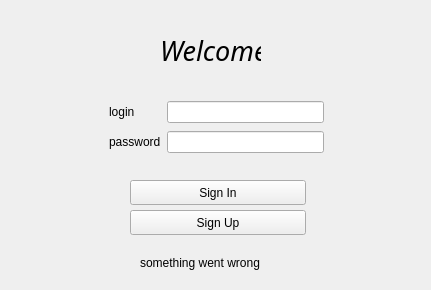
<?xml version="1.0" encoding="UTF-8"?>
<ui version="4.0">
 <class>MainWindow</class>
 <widget class="QMainWindow" name="MainWindow">
  <property name="geometry">
   <rect>
    <x>0</x>
    <y>0</y>
    <width>431</width>
    <height>290</height>
   </rect>
  </property>
  <property name="windowTitle">
   <string>MainWindow</string>
  </property>
  <widget class="QWidget" name="centralwidget">
   <widget class="QFrame" name="gridFrame">
    <property name="enabled">
     <bool>true</bool>
    </property>
    <property name="geometry">
     <rect>
      <x>100</x>
      <y>90</y>
      <width>233</width>
      <height>74</height>
     </rect>
    </property>
    <property name="minimumSize">
     <size>
      <width>0</width>
      <height>74</height>
     </size>
    </property>
    <property name="acceptDrops">
     <bool>false</bool>
    </property>
    <property name="inputMethodHints">
     <set>Qt::ImhNone</set>
    </property>
    <layout class="QGridLayout" name="gridLayout">
     <item row="0" column="0">
      <widget class="QLabel" name="label">
       <property name="text">
        <string>login</string>
       </property>
      </widget>
     </item>
     <item row="0" column="1">
      <widget class="QLineEdit" name="lineEdit"/>
     </item>
     <item row="1" column="0">
      <widget class="QLabel" name="label_2">
       <property name="text">
        <string>password</string>
       </property>
      </widget>
     </item>
     <item row="1" column="1">
      <widget class="QLineEdit" name="lineEdit_2">
       <property name="frame">
        <bool>true</bool>
       </property>
       <property name="dragEnabled">
        <bool>false</bool>
       </property>
       <property name="clearButtonEnabled">
        <bool>false</bool>
       </property>
      </widget>
     </item>
    </layout>
   </widget>
   <widget class="QPushButton" name="pushButton_2">
    <property name="geometry">
     <rect>
      <x>130</x>
      <y>180</y>
      <width>176</width>
      <height>25</height>
     </rect>
    </property>
    <property name="text">
     <string>Sign In</string>
    </property>
   </widget>
   <widget class="QPushButton" name="pushButton_3">
    <property name="geometry">
     <rect>
      <x>130</x>
      <y>210</y>
      <width>176</width>
      <height>25</height>
     </rect>
    </property>
    <property name="whatsThis">
     <string>&lt;html&gt;&lt;head/&gt;&lt;body&gt;&lt;p align=&quot;center&quot;&gt;&lt;br/&gt;&lt;/p&gt;&lt;/body&gt;&lt;/html&gt;</string>
    </property>
    <property name="styleSheet">
     <string notr="true">font: 11pt &quot;Ubuntu&quot;;</string>
    </property>
    <property name="text">
     <string>Sign Up</string>
    </property>
   </widget>
   <widget class="QLabel" name="label_3">
    <property name="geometry">
     <rect>
      <x>160</x>
      <y>30</y>
      <width>101</width>
      <height>41</height>
     </rect>
    </property>
    <property name="font">
     <font>
      <family>Ubuntu Condensed</family>
      <pointsize>20</pointsize>
      <weight>9</weight>
      <italic>true</italic>
      <bold>false</bold>
     </font>
    </property>
    <property name="styleSheet">
     <string notr="true">font: 75 italic 20pt &quot;Ubuntu Condensed&quot;;
</string>
    </property>
    <property name="text">
     <string>Welcome</string>
    </property>
   </widget>
   <widget class="QLabel" name="label_4">
    <property name="geometry">
     <rect>
      <x>140</x>
      <y>250</y>
      <width>161</width>
      <height>25</height>
     </rect>
    </property>
    <property name="text">
     <string>something went wrong</string>
    </property>
   </widget>
  </widget>
 </widget>
 <resources/>
 <connections/>
</ui>
